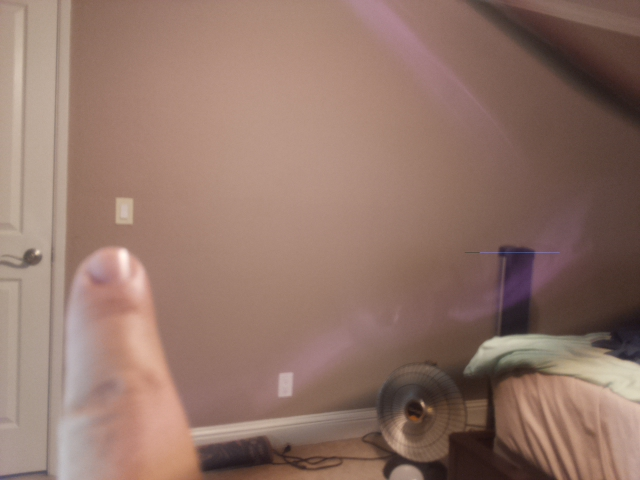
#> input picture CollectedData/piCam16.jpg, 640 x 480 px, found by its file name
$ python skinDetection.py
#> lines starting #> are read from the running program, lines starting #| are printed output that depends on the picture; after the words box and inside, x2 and y2 are one past the last pixel; in counts of white or black regions, pixels touching at a corner belong together
import cv2
import numpy as np

#Open a simple image
img=cv2.imread("piCam16.jpg")
#> img is the input picture: shape (480, 640, 3); mean B, G, R 105.2, 116.7, 146.3

#converting from gbr to hsv color space
img_HSV = cv2.cvtColor(img, cv2.COLOR_BGR2HSV)
#> img_HSV: shape (480, 640, 3); mean H, S, V 16.3, 74.6, 146.3
#skin color range for hsv color space
HSV_mask = cv2.inRange(img_HSV, (0, 15, 0), (17,170,255))
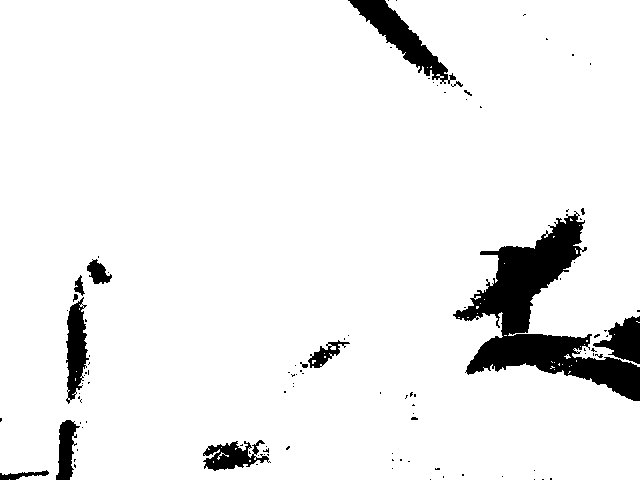
#> HSV_mask: shape (480, 640); 93.4% white; 104 black regions (90 under 20 px), largest, box (x1, y1, x2, y2) and area: (453, 211, 640, 401) 11528, (348, 0, 456, 84) 2501, (66, 297, 89, 404) 1475
HSV_mask = cv2.morphologyEx(HSV_mask, cv2.MORPH_OPEN, np.ones((3,3), np.uint8))
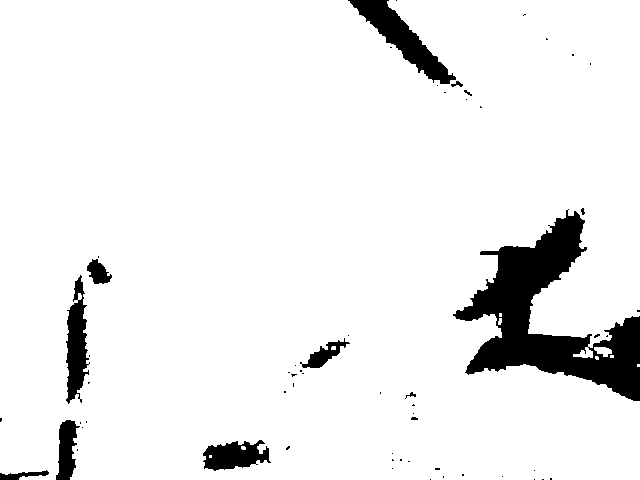
#> HSV_mask: shape (480, 640); 93% white; 60 black regions (49 under 20 px), largest, box (x1, y1, x2, y2) and area: (453, 209, 640, 401) 13345, (348, 0, 456, 84) 2635, (66, 275, 90, 404) 1770

#converting from gbr to YCbCr color space
img_YCrCb = cv2.cvtColor(img, cv2.COLOR_BGR2YCrCb)
#> img_YCrCb: shape (480, 640, 3); mean of channels 0, 1, 2 124.2, 143.7, 117.2
#skin color range for hsv color space
YCrCb_mask = cv2.inRange(img_YCrCb, (0, 135, 85), (255,180,135))
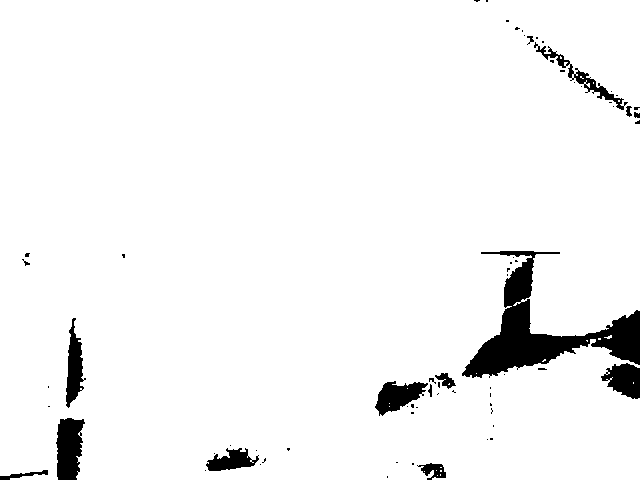
#> YCrCb_mask: shape (480, 640); 95.6% white; 69 black regions (54 under 20 px), largest, box (x1, y1, x2, y2) and area: (462, 251, 640, 378) 6831, (56, 418, 85, 480) 1392, (375, 381, 428, 416) 1027
YCrCb_mask = cv2.morphologyEx(YCrCb_mask, cv2.MORPH_OPEN, np.ones((3,3), np.uint8))
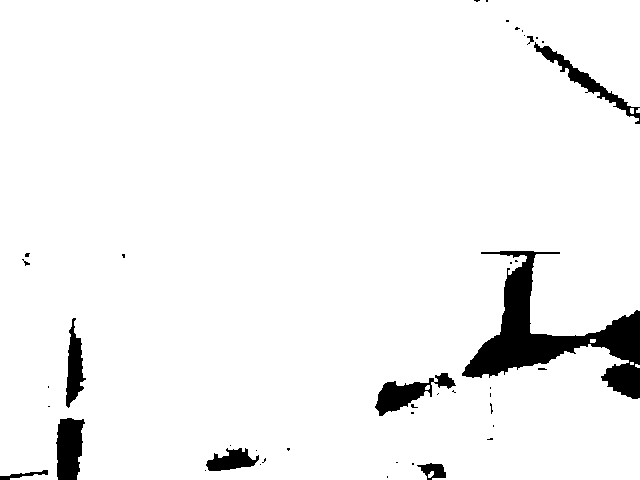
#> YCrCb_mask: shape (480, 640); 95.4% white; 43 black regions (33 under 20 px), largest, box (x1, y1, x2, y2) and area: (462, 251, 640, 399) 7980, (56, 418, 85, 480) 1424, (375, 373, 456, 416) 1328

#merge skin detection (YCbCr and hsv)
global_mask=cv2.bitwise_and(YCrCb_mask,HSV_mask)
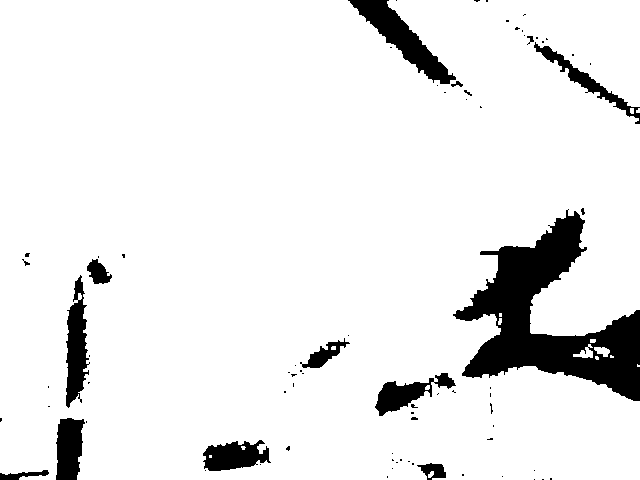
#> global_mask: shape (480, 640); 91.6% white; 78 black regions (63 under 20 px), largest, box (x1, y1, x2, y2) and area: (453, 209, 640, 401) 14039, (348, 0, 456, 84) 2635, (66, 275, 90, 408) 1856
global_mask=cv2.medianBlur(global_mask,3)
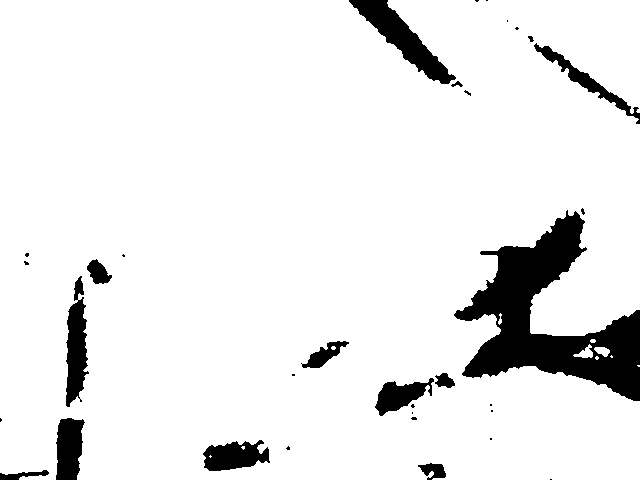
#> global_mask: shape (480, 640); 91.7% white; 33 black regions (19 under 20 px), largest, box (x1, y1, x2, y2) and area: (454, 210, 640, 401) 14056, (349, 0, 456, 84) 2632, (66, 276, 89, 407) 1846
global_mask = cv2.morphologyEx(global_mask, cv2.MORPH_OPEN, np.ones((4,4), np.uint8))
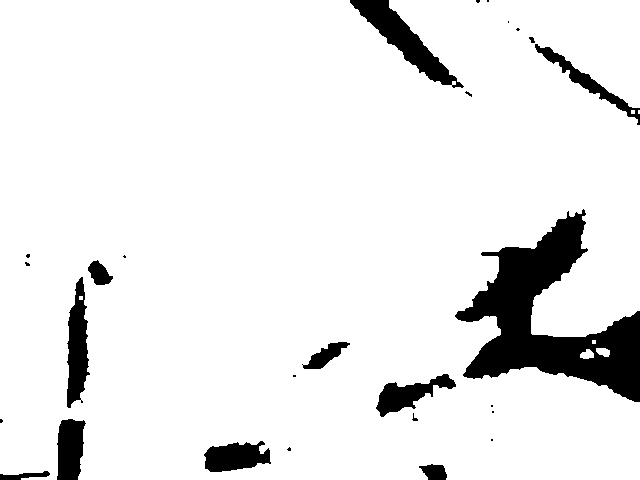
#> global_mask: shape (480, 640); 91.6% white; 27 black regions (14 under 20 px), largest, box (x1, y1, x2, y2) and area: (455, 209, 640, 402) 14160, (350, 0, 464, 88) 2725, (67, 277, 90, 408) 1901


HSV_result = cv2.bitwise_not(HSV_mask)
YCrCb_result = cv2.bitwise_not(YCrCb_mask)
global_result=cv2.bitwise_not(global_mask)


# [5 lines of commented-out code are left out]
cv2.imwrite("1_HSV.jpg",HSV_result)
cv2.imwrite("2_YCbCr.jpg",YCrCb_result)
cv2.imwrite("3_global_result.jpg",global_result)

$ run again, with CollectedData/piCam3.jpg copied over CollectedData/piCam16.jpg
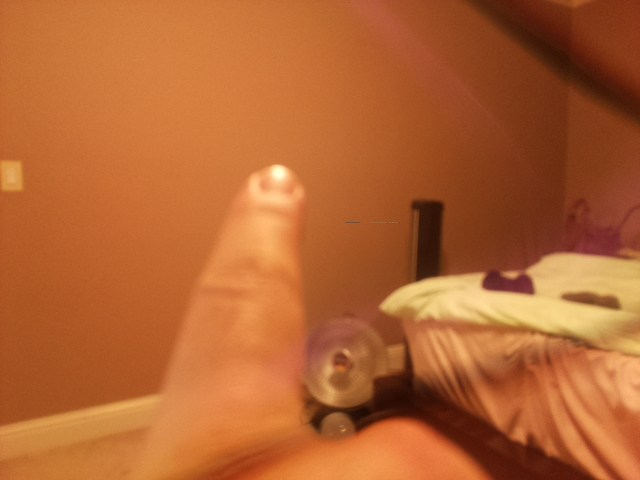
#> input picture CollectedData/piCam3.jpg, 640 x 480 px, found by its file name
#> img is the input picture: shape (480, 640, 3); mean B, G, R 49.9, 100.1, 179.5
#> img_HSV: shape (480, 640, 3); mean H, S, V 11.6, 187.6, 179.5
#> `HSV_mask = cv2.inRange(img_HSV, (0, 15, 0), (17,170,255))`:
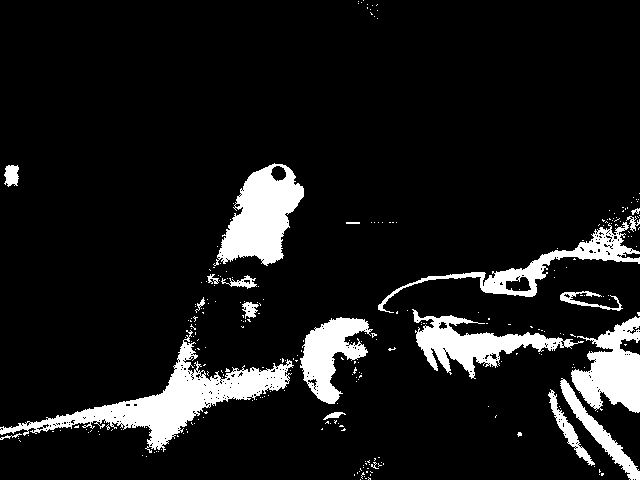
#> HSV_mask: shape (480, 640); 10.1% white; 277 white regions (257 under 20 px), largest, box (x1, y1, x2, y2) and area: (0, 330, 294, 453) 7619, (213, 163, 304, 266) 5127, (571, 316, 640, 413) 3916
#> img_YCrCb: shape (480, 640, 3); mean of channels 0, 1, 2 118.1, 171.8, 89.5
#> `global_mask = cv2.morphologyEx(global_mask, cv2.MORPH_OPEN, np.ones((4..`:
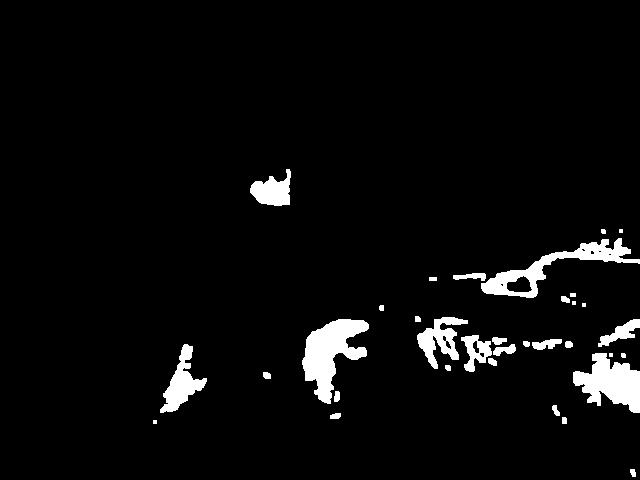
#> global_mask: shape (480, 640); 4.3% white; 34 white regions (5 under 20 px), largest, box (x1, y1, x2, y2) and area: (302, 319, 369, 404) 2827, (573, 353, 640, 413) 2368, (481, 238, 640, 298) 2332
#> HSV_result: shape (480, 640); 91% white; 42 black regions (13 under 20 px), largest, box (x1, y1, x2, y2) and area: (0, 342, 287, 448) 6666, (218, 164, 304, 265) 4978, (571, 317, 640, 412) 3748
#> YCrCb_result: shape (480, 640); 39.5% white; 211 white regions (183 under 20 px), largest, box (x1, y1, x2, y2) and area: (0, 0, 489, 480) 107998, (470, 261, 640, 339) 5122, (563, 382, 640, 480) 2520

$ run again, with CollectedData/webCam0.jpg copied over CollectedData/piCam16.jpg
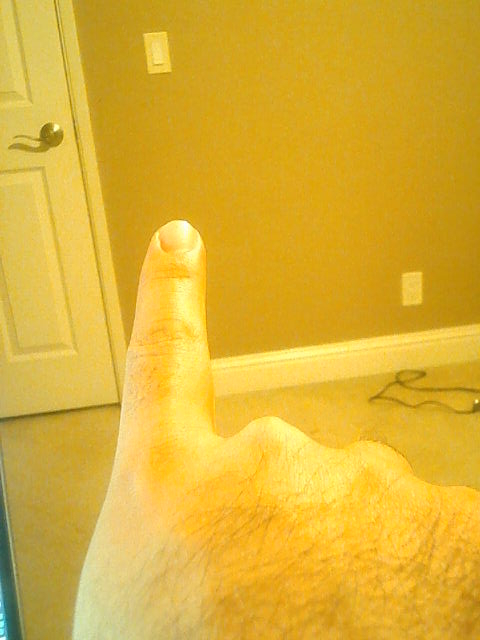
#> input picture CollectedData/webCam0.jpg, 480 x 640 px, found by its file name
#> img is the input picture: shape (640, 480, 3); mean B, G, R 52.7, 177.6, 221
#> img_HSV: shape (640, 480, 3); mean H, S, V 22.7, 195.1, 221.3
#> `HSV_mask = cv2.inRange(img_HSV, (0, 15, 0), (17,170,255))`:
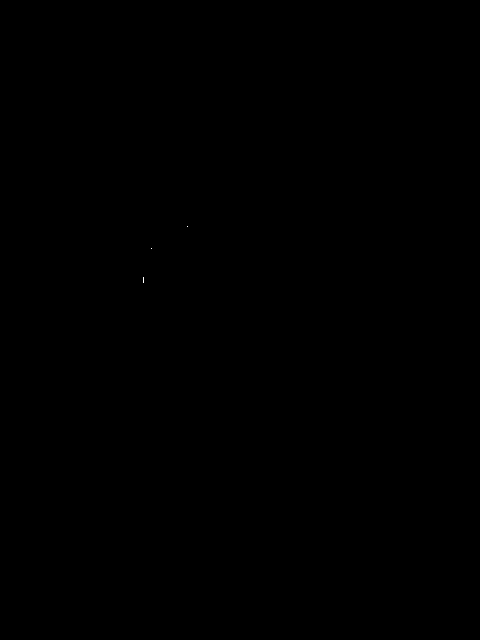
#> HSV_mask: shape (640, 480); 0% white in thin lines or dots, all inside (x1, y1, x2, y2) = (143, 226, 188, 283)
#> img_YCrCb: shape (640, 480, 3); mean of channels 0, 1, 2 176.4, 159.8, 58.2
#> `YCrCb_mask = cv2.morphologyEx(YCrCb_mask, cv2.MORPH_OPEN, np.ones((3,3..`:
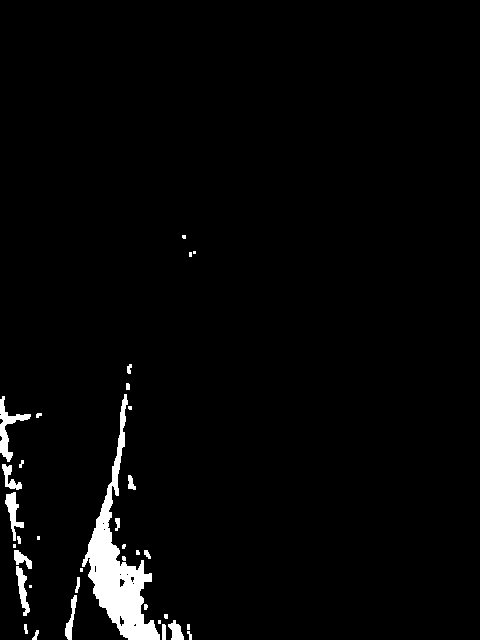
#> YCrCb_mask: shape (640, 480); 2.6% white; 36 white regions (14 under 20 px), largest, box (x1, y1, x2, y2) and area: (82, 394, 160, 640) 5207, (0, 396, 31, 462) 570, (5, 492, 24, 541) 363
#> HSV_result: shape (640, 480); every value is 255

$ run again, with CollectedData/webCam4.jpg copied over CollectedData/piCam16.jpg
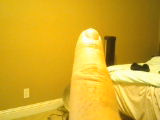
#> input picture CollectedData/webCam4.jpg, 160 x 120 px, found by its file name
#> img is the input picture: shape (120, 160, 3); mean B, G, R 38.9, 169.9, 212.1
#> img_HSV: shape (120, 160, 3); mean H, S, V 22.9, 211.5, 212.1
#> img_YCrCb: shape (120, 160, 3); mean of channels 0, 1, 2 167.6, 159.8, 55.4
#> `YCrCb_mask = cv2.morphologyEx(YCrCb_mask, cv2.MORPH_OPEN, np.ones((3,3..`:
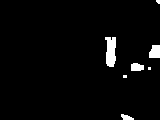
#> YCrCb_mask: shape (120, 160); 2.9% white; 7 white regions (3 under 20 px), largest, box (x1, y1, x2, y2) and area: (105, 37, 116, 67) 266, (149, 45, 160, 58) 126, (131, 63, 144, 71) 89, (121, 114, 134, 120) 51
#> HSV_result: shape (120, 160); every value is 255
